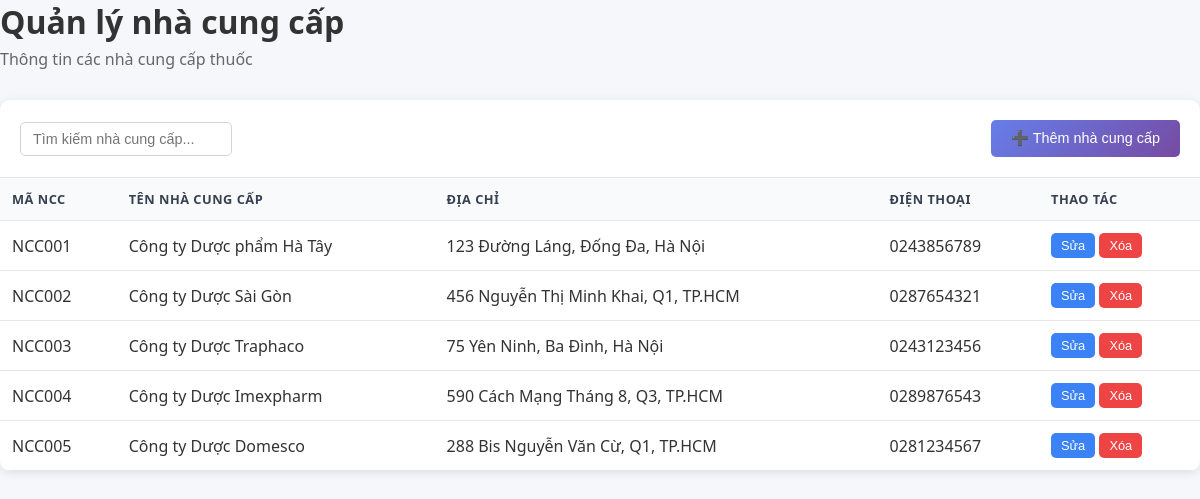
Page /nha-cung-cap.php on the committed database.
### tables this page shows
CREATE TABLE `nhacungcap` (
  `ma_nha_cung_cap` varchar(10) NOT NULL,
  `ten_nha_cung_cap` varchar(255) NOT NULL,
  `dia_chi` text NOT NULL,
  `dien_thoai` varchar(15) NOT NULL,
  `created_at` timestamp NOT NULL DEFAULT current_timestamp(),
  `updated_at` timestamp NOT NULL DEFAULT current_timestamp() ON UPDATE current_timestamp()
);

### nha-cung-cap.php (the view, shortened to what this page needs)
<?php
include("connect.php");
$conn->set_charset("utf8");
$list_sql = "SELECT * FROM nhacungcap ORDER BY ma_nha_cung_cap ASC";
$list = $conn->query($list_sql);
?>
<!DOCTYPE html>
<html lang="vi">
<head>
<link rel="stylesheet" href="css.css">
</head>
<body>
<div id="nha-cung-cap" class="page">
    <div class="page-header">
        <h1 class="page-title">Quản lý nhà cung cấp</h1>
        <p class="page-subtitle">Thông tin các nhà cung cấp thuốc</p>
    </div>
    <div class="table-container">
        <div class="table-header">
            <div class="search-filters">
                <input type="text" class="search-input" placeholder="Tìm kiếm nhà cung cấp..." onkeyup="timKiem(this.value)">
            </div>
            <button class="btn btn-primary" onclick="moModal('modal-them')">➕ Thêm nhà cung cấp</button>
        </div>
        <table class="table" id="table-ncc">
            <thead>
                <tr>
                    <th>Mã NCC</th>
                    <th>Tên nhà cung cấp</th>
                    <th>Địa chỉ</th>
                    <th>Điện thoại</th>
                    <th>Thao tác</th>
                </tr>
</thead>
            <tbody>
                <?php while($r = $list->fetch_assoc()) { ?>
                <tr>
                    <td><?= $r['ma_nha_cung_cap'] ?></td>
                    <td><?= $r['ten_nha_cung_cap'] ?></td>
                    <td><?= $r['dia_chi'] ?></td>
                    <td><?= $r['dien_thoai'] ?></td>
                    <td>
                        <button class="btn btn-info btn-sm" onclick='suaNCC(<?= json_encode($r, JSON_HEX_APOS|JSON_HEX_QUOT) ?>)'>Sửa</button>
                        <form method="post" style="display:inline;" onsubmit="return confirm('Xóa nhà cung cấp này?')">
                            <button type="submit" name="delete" class="btn btn-danger btn-sm">Xóa</button>
                        </form>
                    </td>
                </tr>
                <?php } ?>
            </tbody>
        </table>
    </div>
</div>
</body>
</html>

### css.css (style rules this page uses)
* { margin: 0; padding: 0; box-sizing: border-box; }
body { font-family: 'Segoe UI'; background-color: #f5f7fa; color: #333; }
.page-header { margin-bottom: 30px; }
.page-title { font-size: 2rem; font-weight: bold; color: #333; margin-bottom: 5px; }
.page-subtitle { color: #666; font-size: 1rem; }
.table-container { background: white; border-radius: 10px; box-shadow: 0 2px 10px rgba(0,0,0,0.1); overflow: hidden; margin-bottom: 20px; }
.table-header { padding: 20px; border-bottom: 1px solid #e5e7eb; display: flex; justify-content: space-between; align-items: center; flex-wrap: wrap; gap: 15px; }
.search-filters { display: flex; gap: 15px; flex-wrap: wrap; }
.search-input, .filter-select { padding: 8px 12px; border: 1px solid #d1d5db; border-radius: 5px; font-size: 0.9rem; }
.search-input { min-width: 200px; }
.btn { padding: 10px 20px; border: none; border-radius: 5px; cursor: pointer; font-size: 0.9rem; font-weight: 500; transition: all 0.3s; text-decoration: none; display: inline-flex; align-items: center; gap: 8px; }
.btn-primary { background: linear-gradient(135deg, #667eea 0%, #764ba2 100%); color: white; }
.btn-danger { background: #ef4444; color: white; }
.btn-info { background: #3b82f6; color: white; }
.btn-sm { padding: 5px 10px; font-size: 0.8rem; }
table { width: 100%; border-collapse: collapse; }
th, td { padding: 12px; text-align: left; border-bottom: 1px solid #e5e7eb; }
th { background: #f9fafb; font-weight: 600; color: #374151; font-size: 0.8rem; text-transform: uppercase; letter-spacing: 0.5px; }

### rows in the picture
nhacungcap: ma_nha_cung_cap "NCC001", ten_nha_cung_cap "Công ty Dược phẩm Hà Tây", dia_chi "123 Đường Láng, Đống Đa, Hà Nội", dien_thoai "0243856789"
nhacungcap: ma_nha_cung_cap "NCC002", ten_nha_cung_cap "Công ty Dược Sài Gòn", dia_chi "456 Nguyễn Thị Minh Khai, Q1, TP.HCM", dien_thoai "0287654321"
nhacungcap: ma_nha_cung_cap "NCC003", ten_nha_cung_cap "Công ty Dược Traphaco", dia_chi "75 Yên Ninh, Ba Đình, Hà Nội", dien_thoai "0243123456"
nhacungcap: ma_nha_cung_cap "NCC004", ten_nha_cung_cap "Công ty Dược Imexpharm", dia_chi "590 Cách Mạng Tháng 8, Q3, TP.HCM", dien_thoai "0289876543"
nhacungcap: ma_nha_cung_cap "NCC005", ten_nha_cung_cap "Công ty Dược Domesco", dia_chi "288 Bis Nguyễn Văn Cừ, Q1, TP.HCM", dien_thoai "0281234567"
